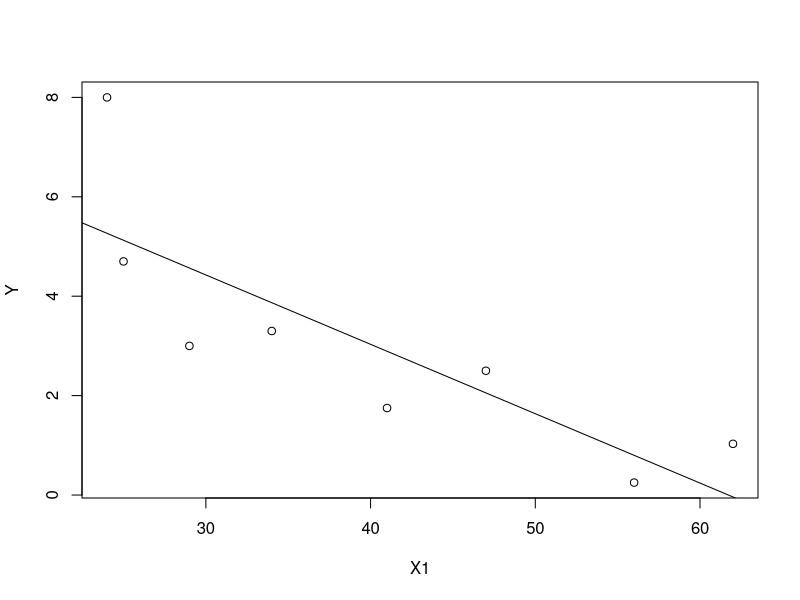

This figure's R source: (Note: this script raises an error after producing the figure.)
#Q12


Y <- c(3.3,2.5,4.7,0.25,3.0,1.03,1.75,8)
X1 <- c(34,47,25,56,29,62,41,24)
mean(X1)
mean(Y)
n <- 8
#a)
plot(X1, Y)

#b)
regression <- lm(Y~X1)
summary(regression)
abline(regression)


#c)
print("Conduct hypothesis testing")
coef(regression)

SSE <- sum((fitted(regression) - Y)^2)
SSE
sigma_2 = SSE/(8-2)
sigma_2
Sxx <- sum((X1 - mean(X1))^2)
Sxx
Syy <- sum((Y - mean(Y))^2)
Syy
S

#c)
x=0
y <- -0.09375581+0.40710656*x
y

#d)
print("i think answer in c is not reasonable since the value of itme could not be 0")
print(" Therefore, i think the key is to remove the y-intersect")
print("we can diretly set the y-intersect to 0. New Model : y = 0.40710656*x")

#e)